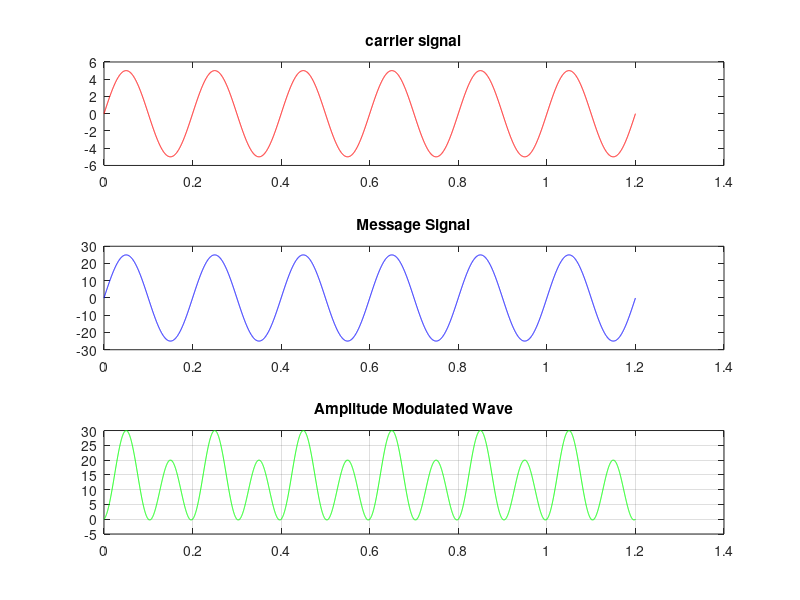

Write the MATLAB code that produced this figure.
function am = amplitude

Ac = input('Enter the value of carrier amplitude: ');    
m = input('Enter the value of modulation index: ');
fc = input('Enter the value of carrier frequency: ');
fm = input('Enter the value of message signal frequency: ');

Tfm = 1/fm;       % Time-period of message signal.
Tfc = 1/fc;       % Time-eriod of carrier signal

t1 = 0:Tfm/999:6*Tfm;
t2 = 0:Tfc/999:6*Tfc;   % while plotting carrier signal so that it is scaled to it's time period

carrier_wave = Ac*sin(2*pi*fc*t2);    % initializing the carrier wave and plotting it
subplot(3,1,1)
plot(t2, carrier_wave, 'r');
title('carrier signal');

message_wave = (Ac*m)*sin(2*pi*fm*t1);    % initializing the message signal and plotting it.
subplot(3,1,2)
plot(t1, message_wave, 'b');
title('Message Signal');

am = Ac*(1+m.*sin(2*pi*fm*t1)).*sin(2*pi*fc*t1);    %initializing the amplitude modulated wave and plotting it.
subplot(3,1,3)
plot(t1, am, 'g');
title('Amplitude Modulated Wave');
grid on;      % turning the grid on so that it the values can be found out easily.

end
